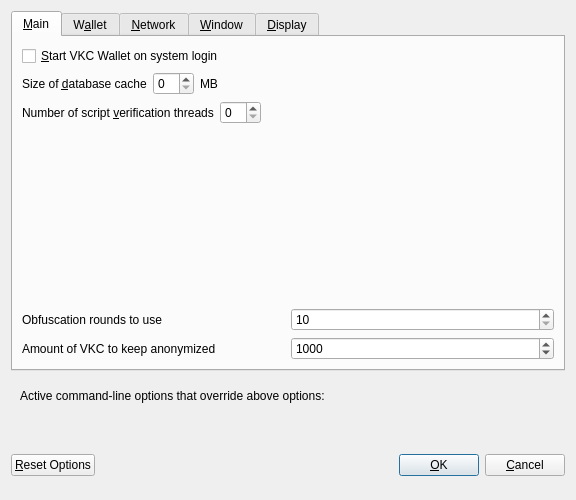
<?xml version="1.0" encoding="UTF-8"?>
<ui version="4.0">
 <class>OptionsDialog</class>
 <widget class="QDialog" name="OptionsDialog">
  <property name="geometry">
   <rect>
    <x>0</x>
    <y>0</y>
    <width>576</width>
    <height>469</height>
   </rect>
  </property>
  <property name="windowTitle">
   <string>Options</string>
  </property>
  <property name="modal">
   <bool>true</bool>
  </property>
  <layout class="QVBoxLayout" name="verticalLayout">
   <item>
    <widget class="QTabWidget" name="tabWidget">
     <property name="currentIndex">
      <number>0</number>
     </property>
     <widget class="QWidget" name="tabMain">
      <attribute name="title">
       <string>&amp;Main</string>
      </attribute>
      <layout class="QVBoxLayout" name="verticalLayout_Main">
       <item>
        <widget class="QCheckBox" name="bitcoinAtStartup">
         <property name="toolTip">
          <string>Automatically start VKC Wallet after logging in to the system.</string>
         </property>
         <property name="text">
          <string>&amp;Start VKC Wallet on system login</string>
         </property>
        </widget>
       </item>
       <item>
        <layout class="QHBoxLayout" name="horizontalLayout_2_Main">
         <item>
          <widget class="QLabel" name="databaseCacheLabel">
           <property name="text">
            <string>Size of &amp;database cache</string>
           </property>
           <property name="textFormat">
            <enum>Qt::PlainText</enum>
           </property>
           <property name="buddy">
            <cstring>databaseCache</cstring>
           </property>
          </widget>
         </item>
         <item>
          <widget class="QSpinBox" name="databaseCache"/>
         </item>
         <item>
          <widget class="QLabel" name="databaseCacheUnitLabel">
           <property name="text">
            <string>MB</string>
           </property>
           <property name="textFormat">
            <enum>Qt::PlainText</enum>
           </property>
          </widget>
         </item>
         <item>
          <spacer name="horizontalSpacer_2_Main">
           <property name="orientation">
            <enum>Qt::Horizontal</enum>
           </property>
           <property name="sizeHint" stdset="0">
            <size>
             <width>40</width>
             <height>20</height>
            </size>
           </property>
          </spacer>
         </item>
        </layout>
       </item>
       <item>
        <layout class="QHBoxLayout" name="horizontalLayout_3_Main">
         <item>
          <widget class="QLabel" name="threadsScriptVerifLabel">
           <property name="text">
            <string>Number of script &amp;verification threads</string>
           </property>
           <property name="textFormat">
            <enum>Qt::PlainText</enum>
           </property>
           <property name="buddy">
            <cstring>threadsScriptVerif</cstring>
           </property>
          </widget>
         </item>
         <item>
          <widget class="QSpinBox" name="threadsScriptVerif">
           <property name="toolTip">
            <string>(0 = auto, &lt;0 = leave that many cores free)</string>
           </property>
          </widget>
         </item>
         <item>
          <spacer name="horizontalSpacer_3_Main">
           <property name="orientation">
            <enum>Qt::Horizontal</enum>
           </property>
           <property name="sizeHint" stdset="0">
            <size>
             <width>40</width>
             <height>20</height>
            </size>
           </property>
          </spacer>
         </item>
        </layout>
       </item>
       <item>
        <spacer name="verticalSpacer_2">
         <property name="orientation">
          <enum>Qt::Vertical</enum>
         </property>
         <property name="sizeHint" stdset="0">
          <size>
           <width>20</width>
           <height>40</height>
          </size>
         </property>
        </spacer>
       </item>
       <item>
        <layout class="QHBoxLayout" name="horizontalLayout_3">
         <item>
          <widget class="QLabel" name="percentage_label">
           <property name="toolTip">
            <string>This setting determines the amount of individual masternodes that an input will be anonymized through.&lt;br/&gt;More rounds of anonymization gives a higher degree of privacy, but also costs more in fees.</string>
           </property>
           <property name="text">
            <string>Obfuscation rounds to use</string>
           </property>
          </widget>
         </item>
         <item>
          <widget class="QSpinBox" name="obfuscationRounds">
           <property name="minimum">
            <number>10</number>
           </property>
           <property name="maximum">
            <number>100</number>
           </property>
          </widget>
         </item>
        </layout>
       </item>
       <item>
        <layout class="QHBoxLayout" name="horizontalLayout">
         <item>
          <widget class="QLabel" name="label_2">
           <property name="toolTip">
            <string>This amount acts as a threshold to turn off Obfuscation once it's reached.</string>
           </property>
           <property name="statusTip">
            <string notr="true"/>
           </property>
           <property name="whatsThis">
            <string notr="true"/>
           </property>
           <property name="accessibleName">
            <string notr="true"/>
           </property>
           <property name="accessibleDescription">
            <string notr="true"/>
           </property>
           <property name="text">
            <string>Amount of VKC to keep anonymized</string>
           </property>
          </widget>
         </item>
         <item>
          <widget class="QSpinBox" name="anonymizeUcc">
           <property name="minimum">
            <number>100</number>
           </property>
           <property name="maximum">
            <number>100000</number>
           </property>
           <property name="singleStep">
            <number>100</number>
           </property>
           <property name="value">
            <number>1000</number>
           </property>
          </widget>
         </item>
        </layout>
       </item>
      </layout>
     </widget>
     <widget class="QWidget" name="tabWallet">
      <attribute name="title">
       <string>W&amp;allet</string>
      </attribute>
      <layout class="QVBoxLayout" name="verticalLayout_Wallet">
       <item>
        <widget class="QGroupBox" name="groupBox">
         <property name="title">
          <string>Expert</string>
         </property>
         <layout class="QVBoxLayout" name="verticalLayout_2">
          <item>
           <widget class="QCheckBox" name="coinControlFeatures">
            <property name="toolTip">
             <string>Whether to show coin control features or not.</string>
            </property>
            <property name="text">
             <string>Enable coin &amp;control features</string>
            </property>
           </widget>
          </item>
          <item>
           <widget class="QCheckBox" name="showMasternodesTab">
            <property name="toolTip">
             <string>Show additional tab listing all your masternodes in first sub-tab&lt;br/&gt;and all masternodes on the network in second sub-tab.</string>
            </property>
            <property name="text">
             <string>Show Masternodes Tab</string>
            </property>
           </widget>
          </item>
          <item>
           <widget class="QCheckBox" name="spendZeroConfChange">
            <property name="toolTip">
             <string>If you disable the spending of unconfirmed change, the change from a transaction&lt;br/&gt;cannot be used until that transaction has at least one confirmation.&lt;br/&gt;This also affects how your balance is computed.</string>
            </property>
            <property name="text">
             <string>&amp;Spend unconfirmed change</string>
            </property>
           </widget>
          </item>
         </layout>
        </widget>
       </item>
       <item>
        <widget class="QGroupBox" name="stakeThresholdGroupBox">
         <property name="title">
          <string>Stake split threshold</string>
         </property>
         <layout class="QHBoxLayout" name="stakeThresholdHLayout">
          <property name="leftMargin">
           <number>9</number>
          </property>
          <property name="topMargin">
           <number>11</number>
          </property>
          <property name="rightMargin">
           <number>9</number>
          </property>
          <property name="bottomMargin">
           <number>9</number>
          </property>
          <item>
           <widget class="QLabel" name="stakeThresholdLabel">
            <property name="text">
             <string>Threshold value:</string>
            </property>
           </widget>
          </item>
          <item>
           <widget class="QSlider" name="stakeThresholdSlider">
            <property name="minimum">
             <number>1</number>
            </property>
            <property name="maximum">
             <number>2000</number>
            </property>
            <property name="orientation">
             <enum>Qt::Horizontal</enum>
            </property>
           </widget>
          </item>
          <item>
           <widget class="QSpinBox" name="stakeThresholdEdit">
            <property name="minimum">
             <number>1</number>
            </property>
            <property name="maximum">
             <number>2000</number>
            </property>
           </widget>
          </item>
         </layout>
        </widget>
       </item>
       <item>
        <widget class="QGroupBox" name="autoCombineGroupBox">
         <property name="title">
          <string>Autocombine reward</string>
         </property>
         <layout class="QVBoxLayout" name="verticalLayout_3">
          <property name="leftMargin">
           <number>9</number>
          </property>
          <property name="topMargin">
           <number>11</number>
          </property>
          <property name="rightMargin">
           <number>9</number>
          </property>
          <property name="bottomMargin">
           <number>9</number>
          </property>
          <item>
           <widget class="QCheckBox" name="autoCombineCheckBox">
            <property name="text">
             <string>Enable autocombine rewards</string>
            </property>
           </widget>
          </item>
          <item>
           <widget class="QFrame" name="autoCombineFrame">
            <layout class="QHBoxLayout" name="horizontalLayout_2">
             <property name="leftMargin">
              <number>0</number>
             </property>
             <property name="topMargin">
              <number>0</number>
             </property>
             <property name="rightMargin">
              <number>0</number>
             </property>
             <property name="bottomMargin">
              <number>0</number>
             </property>
             <item>
              <layout class="QGridLayout" name="autoCombineGrid">
               <item row="0" column="1">
                <widget class="QSlider" name="autoCombineSlider">
                 <property name="minimum">
                  <number>0</number>
                 </property>
                 <property name="maximum">
                  <number>5000</number>
                 </property>
                 <property name="orientation">
                  <enum>Qt::Horizontal</enum>
                 </property>
                </widget>
               </item>
               <item row="0" column="2">
                <widget class="QSpinBox" name="autoCombineEdit">
                 <property name="minimum">
                  <number>0</number>
                 </property>
                 <property name="maximum">
                  <number>5000</number>
                 </property>
                </widget>
               </item>
               <item row="0" column="0">
                <widget class="QLabel" name="autoCombineLabel">
                 <property name="toolTip">
                  <string>Wallet will automatically monitor for UTXOs with values below the threshold amount, and combine them into transactions sized to the threshold amount, if they reside with the same VKC address.</string>
                 </property>
                 <property name="text">
                  <string>Autocombine threshold:</string>
                 </property>
                 <property name="alignment">
                  <set>Qt::AlignRight|Qt::AlignTrailing|Qt::AlignVCenter</set>
                 </property>
                </widget>
               </item>
               <item row="1" column="0">
                <widget class="QLabel" name="autoCombineBlockFrequencyLabel">
                 <property name="toolTip">
                  <string>A frequency value of "0" will run the combine once, on the next available block, and once again on each wallet startup.</string>
                 </property>
                 <property name="text">
                  <string>AutoCombine Block-Frequency:</string>
                 </property>
                 <property name="alignment">
                  <set>Qt::AlignRight|Qt::AlignTrailing|Qt::AlignVCenter</set>
                 </property>
                </widget>
               </item>
               <item row="1" column="1">
                <widget class="QSlider" name="autoCombineBlockFrequencySlider">
                  <property name="minimum">
                   <number>0</number>
                  </property>
                  <property name="maximum">
                   <number>500</number>
                  </property>
                 <property name="orientation">
                  <enum>Qt::Horizontal</enum>
                 </property>
                </widget>
               </item>
               <item row="1" column="2">
                <widget class="QSpinBox" name="autoCombineBlockFrequencyEdit">
                  <property name="minimum">
                   <number>0</number>
                  </property>
                  <property name="maximum">
                   <number>500</number>
                  </property>
                </widget>
               </item>
              </layout>
             </item>
            </layout>
           </widget>
          </item>
         </layout>
        </widget>
       </item>
       <item>
        <spacer name="verticalSpacer_Wallet">
         <property name="orientation">
          <enum>Qt::Vertical</enum>
         </property>
         <property name="sizeHint" stdset="0">
          <size>
           <width>20</width>
           <height>40</height>
          </size>
         </property>
        </spacer>
       </item>
      </layout>
     </widget>
     <widget class="QWidget" name="tabNetwork">
      <attribute name="title">
       <string>&amp;Network</string>
      </attribute>
      <layout class="QVBoxLayout" name="verticalLayout_Network">
       <item>
        <widget class="QCheckBox" name="mapPortUpnp">
         <property name="toolTip">
          <string>Automatically open the VKC client port on the router. This only works when your router supports UPnP and it is enabled.</string>
         </property>
         <property name="text">
          <string>Map port using &amp;UPnP</string>
         </property>
        </widget>
       </item>
       <item>
        <widget class="QCheckBox" name="allowIncoming">
         <property name="toolTip">
          <string>Accept connections from outside</string>
         </property>
         <property name="text">
          <string>Allow incoming connections</string>
         </property>
        </widget>
       </item>
       <item>
        <widget class="QCheckBox" name="connectSocks">
         <property name="toolTip">
          <string>Connect to the VKC network through a SOCKS5 proxy.</string>
         </property>
         <property name="text">
          <string>&amp;Connect through SOCKS5 proxy (default proxy):</string>
         </property>
        </widget>
       </item>
       <item>
        <layout class="QHBoxLayout" name="horizontalLayout_1_Network">
         <item>
          <widget class="QLabel" name="proxyIpLabel">
           <property name="text">
            <string>Proxy &amp;IP:</string>
           </property>
           <property name="textFormat">
            <enum>Qt::PlainText</enum>
           </property>
           <property name="buddy">
            <cstring>proxyIp</cstring>
           </property>
          </widget>
         </item>
         <item>
          <widget class="QValidatedLineEdit" name="proxyIp">
           <property name="minimumSize">
            <size>
             <width>140</width>
             <height>0</height>
            </size>
           </property>
           <property name="maximumSize">
            <size>
             <width>140</width>
             <height>16777215</height>
            </size>
           </property>
           <property name="toolTip">
            <string>IP address of the proxy (e.g. IPv4: 127.0.0.1 / IPv6: ::1)</string>
           </property>
          </widget>
         </item>
         <item>
          <widget class="QLabel" name="proxyPortLabel">
           <property name="text">
            <string>&amp;Port:</string>
           </property>
           <property name="textFormat">
            <enum>Qt::PlainText</enum>
           </property>
           <property name="buddy">
            <cstring>proxyPort</cstring>
           </property>
          </widget>
         </item>
         <item>
          <widget class="QLineEdit" name="proxyPort">
           <property name="minimumSize">
            <size>
             <width>55</width>
             <height>0</height>
            </size>
           </property>
           <property name="maximumSize">
            <size>
             <width>55</width>
             <height>16777215</height>
            </size>
           </property>
           <property name="toolTip">
            <string>Port of the proxy (e.g. 9050)</string>
           </property>
          </widget>
         </item>
         <item>
          <spacer name="horizontalSpacer_1_Network">
           <property name="orientation">
            <enum>Qt::Horizontal</enum>
           </property>
           <property name="sizeHint" stdset="0">
            <size>
             <width>40</width>
             <height>20</height>
            </size>
           </property>
          </spacer>
         </item>
        </layout>
       </item>
       <item>
        <spacer name="verticalSpacer_Network">
         <property name="orientation">
          <enum>Qt::Vertical</enum>
         </property>
         <property name="sizeHint" stdset="0">
          <size>
           <width>20</width>
           <height>40</height>
          </size>
         </property>
        </spacer>
       </item>
      </layout>
     </widget>
     <widget class="QWidget" name="tabWindow">
      <attribute name="title">
       <string>&amp;Window</string>
      </attribute>
      <layout class="QVBoxLayout" name="verticalLayout_Window">
       <item>
        <widget class="QCheckBox" name="minimizeToTray">
         <property name="toolTip">
          <string>Show only a tray icon after minimizing the window.</string>
         </property>
         <property name="text">
          <string>&amp;Minimize to the tray instead of the taskbar</string>
         </property>
        </widget>
       </item>
       <item>
        <widget class="QCheckBox" name="minimizeOnClose">
         <property name="toolTip">
          <string>Minimize instead of exit the application when the window is closed. When this option is enabled, the application will be closed only after selecting Quit in the menu.</string>
         </property>
         <property name="text">
          <string>M&amp;inimize on close</string>
         </property>
        </widget>
       </item>
       <item>
        <spacer name="verticalSpacer_Window">
         <property name="orientation">
          <enum>Qt::Vertical</enum>
         </property>
         <property name="sizeHint" stdset="0">
          <size>
           <width>20</width>
           <height>40</height>
          </size>
         </property>
        </spacer>
       </item>
      </layout>
     </widget>
     <widget class="QWidget" name="tabDisplay">
      <attribute name="title">
       <string>&amp;Display</string>
      </attribute>
      <layout class="QVBoxLayout" name="verticalLayout_Display">
       <item>
        <layout class="QHBoxLayout" name="horizontalLayout_1_Display">
         <item>
          <widget class="QLabel" name="langLabel">
           <property name="text">
            <string>User Interface &amp;language:</string>
           </property>
           <property name="textFormat">
            <enum>Qt::PlainText</enum>
           </property>
           <property name="buddy">
            <cstring>lang</cstring>
           </property>
          </widget>
         </item>
         <item>
          <widget class="QValueComboBox" name="lang">
           <property name="toolTip">
            <string>The user interface language can be set here. This setting will take effect after restarting VKC.</string>
           </property>
          </widget>
         </item>
        </layout>
       </item>
       <item>
        <layout class="QHBoxLayout" name="horizontalLayout_4_Display" stretch="0,0">
         <item>
          <widget class="QLabel" name="themeLabel">
           <property name="text">
            <string>User Interface Theme:</string>
           </property>
          </widget>
         </item>
         <item>
          <widget class="QValueComboBox" name="theme"/>
         </item>
        </layout>
       </item>
       <item>
        <layout class="QHBoxLayout" name="horizontalLayout_6_Display">
         <item>
          <widget class="QLabel" name="toolbarLabel">
           <property name="text">
            <string>Toolbar Position:</string>
           </property>
          </widget>
         </item>
         <item>
          <widget class="QValueComboBox" name="toolbarPosition"/>
         </item>
        </layout>
       </item>
       <item>
        <layout class="QHBoxLayout" name="horizontalLayout_2_Display">
         <item>
          <widget class="QLabel" name="unitLabel">
           <property name="text">
            <string>&amp;Unit to show amounts in:</string>
           </property>
           <property name="textFormat">
            <enum>Qt::PlainText</enum>
           </property>
           <property name="buddy">
            <cstring>unit</cstring>
           </property>
          </widget>
         </item>
         <item>
          <widget class="QValueComboBox" name="unit">
           <property name="toolTip">
            <string>Choose the default subdivision unit to show in the interface and when sending coins.</string>
           </property>
          </widget>
         </item>
        </layout>
       </item>
       <item>
        <layout class="QHBoxLayout" name="horizontalLayout_5_Display">
         <item>
          <widget class="QLabel" name="digitsLabel">
           <property name="text">
            <string>Decimal digits</string>
           </property>
          </widget>
         </item>
         <item>
          <widget class="QValueComboBox" name="digits"/>
         </item>
        </layout>
       </item>
       <item>
        <layout class="QHBoxLayout" name="horizontalLayout_3_Display">
         <item>
          <widget class="QLabel" name="thirdPartyTxUrlsLabel">
           <property name="toolTip">
            <string>Third party URLs (e.g. a block explorer) that appear in the transactions tab as context menu items. %s in the URL is replaced by transaction hash. Multiple URLs are separated by vertical bar |.</string>
           </property>
           <property name="text">
            <string>Third party transaction URLs</string>
           </property>
           <property name="buddy">
            <cstring>thirdPartyTxUrls</cstring>
           </property>
          </widget>
         </item>
         <item>
          <widget class="QLineEdit" name="thirdPartyTxUrls">
           <property name="toolTip">
            <string>Third party URLs (e.g. a block explorer) that appear in the transactions tab as context menu items. %s in the URL is replaced by transaction hash. Multiple URLs are separated by vertical bar |.</string>
           </property>
          </widget>
         </item>
        </layout>
       </item>
       <item>
        <spacer name="verticalSpacer">
         <property name="orientation">
          <enum>Qt::Vertical</enum>
         </property>
         <property name="sizeHint" stdset="0">
          <size>
           <width>20</width>
           <height>40</height>
          </size>
         </property>
        </spacer>
       </item>
      </layout>
     </widget>
    </widget>
   </item>
   <item>
    <widget class="QFrame" name="frame">
     <layout class="QVBoxLayout" name="verticalLayout_Bottom">
      <item>
       <layout class="QHBoxLayout" name="horizontalLayout_Bottom">
        <item>
         <widget class="QLabel" name="overriddenByCommandLineInfoLabel">
          <property name="text">
           <string>Active command-line options that override above options:</string>
          </property>
          <property name="textFormat">
           <enum>Qt::PlainText</enum>
          </property>
         </widget>
        </item>
        <item>
         <spacer name="horizontalSpacer_Bottom">
          <property name="orientation">
           <enum>Qt::Horizontal</enum>
          </property>
          <property name="sizeHint" stdset="0">
           <size>
            <width>40</width>
            <height>20</height>
           </size>
          </property>
         </spacer>
        </item>
       </layout>
      </item>
      <item>
       <widget class="QLabel" name="overriddenByCommandLineLabel">
        <property name="text">
         <string/>
        </property>
        <property name="textFormat">
         <enum>Qt::PlainText</enum>
        </property>
        <property name="wordWrap">
         <bool>true</bool>
        </property>
       </widget>
      </item>
     </layout>
    </widget>
   </item>
   <item>
    <layout class="QHBoxLayout" name="horizontalLayout_Buttons">
     <item>
      <widget class="QPushButton" name="resetButton">
       <property name="toolTip">
        <string>Reset all client options to default.</string>
       </property>
       <property name="text">
        <string>&amp;Reset Options</string>
       </property>
       <property name="autoDefault">
        <bool>false</bool>
       </property>
      </widget>
     </item>
     <item>
      <spacer name="horizontalSpacer_1">
       <property name="orientation">
        <enum>Qt::Horizontal</enum>
       </property>
       <property name="sizeHint" stdset="0">
        <size>
         <width>40</width>
         <height>48</height>
        </size>
       </property>
      </spacer>
     </item>
     <item>
      <widget class="QLabel" name="statusLabel">
       <property name="minimumSize">
        <size>
         <width>200</width>
         <height>0</height>
        </size>
       </property>
       <property name="font">
        <font>
         <weight>75</weight>
         <bold>true</bold>
        </font>
       </property>
       <property name="text">
        <string/>
       </property>
       <property name="textFormat">
        <enum>Qt::PlainText</enum>
       </property>
       <property name="wordWrap">
        <bool>true</bool>
       </property>
      </widget>
     </item>
     <item>
      <spacer name="horizontalSpacer_2">
       <property name="orientation">
        <enum>Qt::Horizontal</enum>
       </property>
       <property name="sizeHint" stdset="0">
        <size>
         <width>40</width>
         <height>48</height>
        </size>
       </property>
      </spacer>
     </item>
     <item>
      <widget class="QPushButton" name="okButton">
       <property name="text">
        <string>&amp;OK</string>
       </property>
       <property name="autoDefault">
        <bool>false</bool>
       </property>
       <property name="default">
        <bool>true</bool>
       </property>
      </widget>
     </item>
     <item>
      <widget class="QPushButton" name="cancelButton">
       <property name="text">
        <string>&amp;Cancel</string>
       </property>
       <property name="autoDefault">
        <bool>false</bool>
       </property>
      </widget>
     </item>
    </layout>
   </item>
  </layout>
 </widget>
 <customwidgets>
  <customwidget>
   <class>QValidatedLineEdit</class>
   <extends>QLineEdit</extends>
   <header>qvalidatedlineedit.h</header>
  </customwidget>
  <customwidget>
   <class>QValueComboBox</class>
   <extends>QComboBox</extends>
   <header>qvaluecombobox.h</header>
  </customwidget>
 </customwidgets>
 <resources/>
 <connections/>
</ui>
